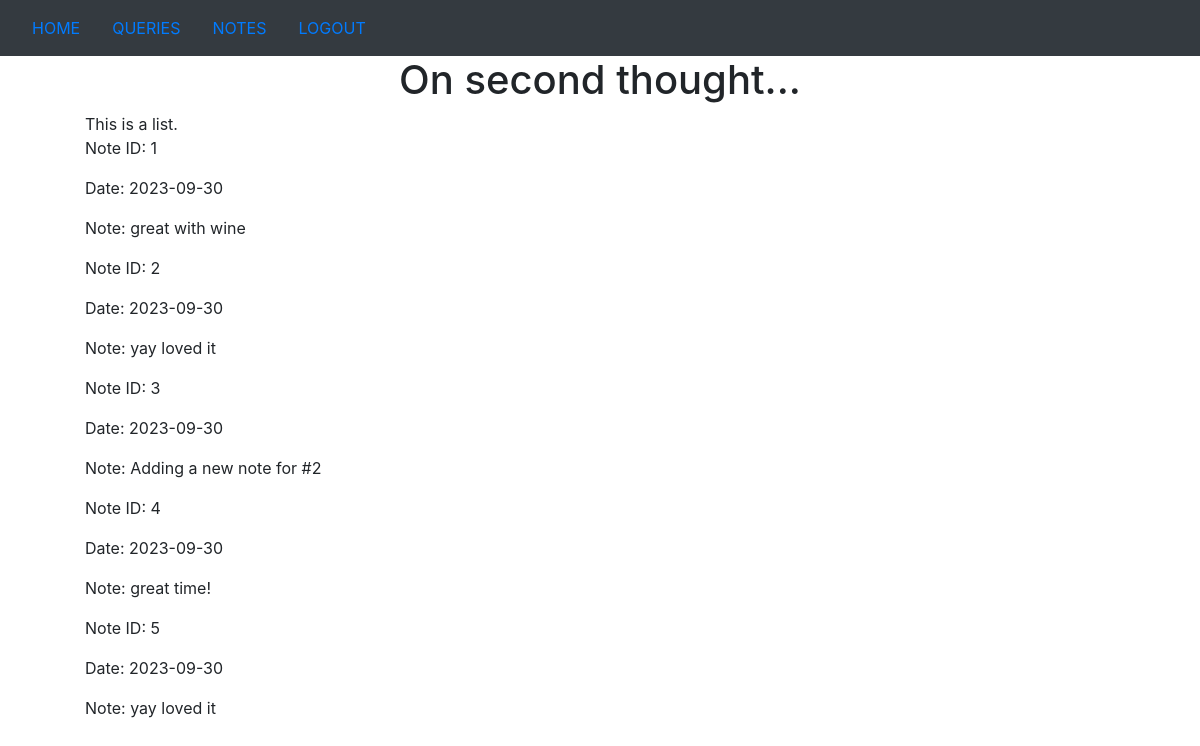
The app's page /notes (signed in) with its own data.
### Website/models.py (models this page shows)
class Note(db.Model, UserMixin, SerializerMixin):
    id = db.Column(db.Integer, primary_key=True)
    datesubmit = db.Column(db.String, nullable=False, default=get_current_date)
    text = db.Column(db.String(600), nullable=False)
    user_id = db.Column(db.Integer, db.ForeignKey('user.id'))
    query_id = db.Column(db.Integer, db.ForeignKey('query.id'))
    queryRX = db.relationship('Query', back_populates = 'notes')
    users = association_proxy('queries', 'user')
    serialize_rules = ('-queryRX.notes',)

### Website/views.py (the view)
@views.route("/notes", methods=["GET"])
@login_required
def showmyNotes():
    notes = Note.query.all()
    print(notes)
    return render_template("notes.html", user=current_user, notes=notes)

### Website/__init__.py (called while the page is built)
def create_app():
    app = Flask(__name__)
    app.config["SECRET_KEY"] = "catdogcatdog"
    app.config["SQLALCHEMY_DATABASE_URI"] = f"sqlite:///{MEDS_REF_DATABASE}"
    db.init_app(app)
    from .views import views
    from .auth import auth
    app.register_blueprint(views, url_prefix="/")
    app.register_blueprint(auth, url_prefix="/")
    from .models import User, Note, Query
    with app.app_context():
        db.create_all()
    login_manager = LoginManager()
    login_manager.login_view = "auth.login"
    login_manager.init_app(app)
    @login_manager.user_loader
    def load_member(id):
        return User.query.get(int(id))
    return app

### Website/templates/notes.html
{% extends "base.html" %} {% block title %} notesnotesNOTESnotesnotes {% endblock %}
{% block content %}
<h1 align="center">On  second thought...</h1>
{% if user.is_authenticated %}
<ul>This is a list.
    {% for note in notes %}
    <div>
        <p>Note ID: {{note.id}}</p>
        <p>Date: {{note.datesubmit}}</p>
        <p>Note: {{note.text}}</p>
    {% endfor %}
    </div>
</ul>
{% endif %}
{% endblock %}

### Website/templates/base.html (shortened to what this page needs)
<!DOCTYPE html>
<html lang="en">
  <head>
    <link rel="stylesheet" href="https://stackpath.bootstrapcdn.com/bootstrap/4.4.1/css/bootstrap.min.css"
    <link rel="stylesheet" href="{{ url_for('static', filename='style.css') }}" />
    <link
    rel="stylesheet"
    href="https://stackpath.bootstrapcdn.com/font-awesome/4.7.0/css/font-awesome.min.css"
    />
  </head>
  <body>
    <nav class=" navbar navbar-expand-lg navbar-dark bg-dark">
        <div class="collapse navbar-collapse" id="navbar">
            {% if user.is_authenticated %}
            <a class="nav-item nav-link" id="home" href="/">HOME</a>
            <a class="nav-item nav-link" id="saved-queries" href="/queries">QUERIES</a>
            <a class="nav-item nav-link" id="notes" href="/notes">NOTES</a>
            <a class="nav-item nav-link" id="logout" href="/logout">LOGOUT</a>
            {% else %}
            <a class="nav-item nav-link" id="login" href="/login">LOGIN</a>
            <a class="nav-item nav-link" id="signUp" href="/sign-up">SIGNUP</a>
            {% endif %}
        </div>
    </nav>
    <div class="container">
      {% block content %}
      {% endblock %}
    </div>
  </body>
</html>

### records on screen
Note: id "1", datesubmit "2023-09-30", text "great with wine"
Note: id "2", datesubmit "2023-09-30", text "yay loved it"
Note: id "3", datesubmit "2023-09-30", text "Adding a new note for #2"
Note: id "4", datesubmit "2023-09-30", text "great time!"
Note: id "5", datesubmit "2023-09-30", text "yay loved it"
